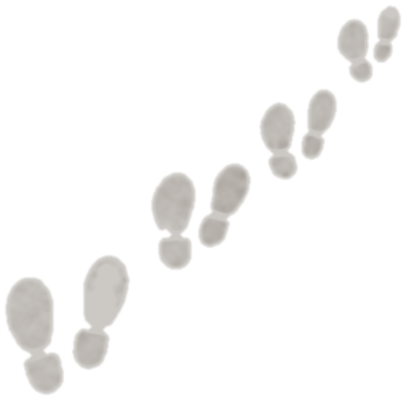
#> input picture new-game-project/assets/ui/evidencias/huellas_betun.png, 406 x 400 px, found by its file name
$ python extraer_ilustraciones.py
#> lines starting #> are read from the running program, lines starting #| are printed output that depends on the picture
"""Extrae las ilustraciones de las evidencias de las imágenes de referencia del propietario.

Uso:  uv run --no-project --with pillow --with numpy --with scipy python tools/extraer_ilustraciones.py

Lee las referencias de `../referencias/evidencias/` (fuera del proyecto de Godot: no se importan ni
se exportan) y escribe PNG con fondo transparente en `assets/ui/evidencias/`. Cada referencia es una
captura de la ficha de evidencia con la ilustración sobre el pergamino; aquí sólo se conserva la
ilustración, sin el papel, los textos ni el marco de la interfaz, que el juego dibuja por su cuenta.

Cómo separa la ilustración del papel:

1. Modela el pergamino que hay debajo del objeto: rellena la zona del objeto con el papel de
   alrededor (relleno piramidal «push-pull»), así conserva manchas y degradados grandes.
2. La opacidad de cada píxel crece con su diferencia de color con ese papel. Lo que apenas difiere
   (la textura y las motas del papel) queda transparente; las sombras y el cristal, semitransparentes;
   el objeto, opaco.
3. El color se despeja de la mezcla (I = a·F + (1 − a)·B), de modo que sobre el pergamino del juego
   la ilustración se ve igual que en la referencia, con su sombra.
4. Si el objeto es macizo (billete, libro, fotografía), los huecos interiores del contorno se
   rellenan para que el papel del juego no se transparente a través de él.

Para la lista de invitados además se borra la zona de los nombres: el juego escribe esa lista con
los datos de `clues.json` (ver `EvidenceGuestList`), porque los nombres de la referencia no casaban
con la historia.

No usa nada descargado de terceros: sólo las referencias del propietario.
"""

import sys
from pathlib import Path

import numpy as np
from PIL import Image
from scipy import ndimage

ROOT = Path(__file__).resolve().parent.parent
REFERENCES = ROOT.parent / "referencias" / "evidencias"
OUTPUT = ROOT / "assets" / "ui" / "evidencias"

# Recuadro de cada ilustración en su referencia (x0, y0, x1, y1), en píxeles de la captura.
# t0/t1: diferencia con el papel a partir de la cual el píxel empieza a verse y es opaco.
# solid: rellenar los huecos del contorno; keep: huecos que deben seguir transparentes (x, y).
# min_area: manchas sueltas más pequeñas que esto se descartan (motas del papel).
# reach: lo tenue (la sombra) sólo se conserva hasta esa distancia del objeto principal (la mayor
# mancha bien marcada); más lejos sólo queda lo bien marcado (gotas, cercos de café). Así las
# manchas del papel de la referencia no se cuelan junto al objeto.
# outline: polígono (x, y) que contiene el objeto, opaco por dentro; a su alrededor, hasta `reach`,
# lo que oscurece el papel es su sombra y se guarda como tinta de sombra. Para objetos del color
# del papel sobre un papel muy manchado (el billete).
# rough: diferencia que marca qué no es papel al modelar el pergamino.
# exclude: rectángulos (x0, y0, x1, y1) de la interfaz que asoman en el recuadro (el final del
# título, su subrayado rojo, letras de la descripción) y nunca forman parte de la ilustración.
ITEMS = {
    "huellas_betun": {
        "ref": "huellas_betun.png", "box": (975, 160, 1425, 590),
        "t0": 7.0, "t1": 46.0, "solid": False, "min_area": 220, "rough": 16.0,
        # Las huellas apenas se distinguen del papel: silueta limpia y tinta uniforme translúcida.
        "flat": {"threshold": 11.0, "ink": (78.0, 66.0, 52.0), "strength": 1.6},
    },
    "foto_clara": {
        "ref": "foto_clara.png", "box": (790, 180, 1450, 805),
        "t0": 9.0, "t1": 34.0, "solid": True, "min_area": 120,
        "exclude": [(780, 296, 886, 326)],
    },
    "lista_invitados": {
        "ref": "lista_invitados.png", "box": (860, 0, 1488, 760),
        "t0": 12.0, "t1": 36.0, "solid": True, "min_area": 160, "reach": 34,
        "exclude": [(850, 140, 938, 172)],
        # Zona de casillas, nombres y renglones (polígono en píxeles de la captura): se borra.
        "erase": [(948, 252), (1408, 282), (1404, 640), (940, 612)],
    },
    "billete_tren": {
        "ref": "billete_tren.png", "box": (815, 250, 1455, 755),
        "t0": 12.0, "t1": 40.0, "solid": True, "min_area": 160, "reach": 18,
        # Polígono que contiene el billete (sin su sombra).
        "outline": [(852, 390), (1402, 296), (1452, 600), (902, 716)],
        "exclude": [(800, 240, 972, 332), (800, 332, 852, 640)],
    },
    "libro_bodega": {
        "ref": "libro_bodega.png", "box": (865, 230, 1425, 805),
        "t0": 9.0, "t1": 34.0, "solid": True, "min_area": 120,
        "exclude": [(850, 296, 954, 326)],
    },
    "llave_reloj": {
        "ref": "llave_reloj.png", "box": (835, 190, 1495, 740),
        "t0": 9.0, "t1": 36.0, "solid": True, "min_area": 150,
        "exclude": [(820, 180, 1002, 308), (820, 308, 884, 560)],
        # El ojo de la llave: ahí se ve el pergamino.
        "keep": [(1335, 295), (1385, 300)],
    },
    "copa_lavada": {
        "ref": "copa_lavada.png", "box": (910, 245, 1485, 775),
        "t0": 7.0, "t1": 40.0, "solid": False, "min_area": 60,
        "exclude": [(895, 230, 995, 302)],
    },
}

MARGIN = 48
# Tinta de las sombras proyectadas (ver `reach`).
SHADOW_INK = np.array([34.0, 22.0, 12.0])


def push_pull(color: np.ndarray, weight: np.ndarray) -> np.ndarray:
    """Rellena lo desconocido (peso 0) con lo conocido de alrededor, a varias escalas."""
    levels = [(color * weight[..., None], weight)]
    while min(levels[-1][1].shape) > 4:
        acc, w = levels[-1]
        h, wd = w.shape
        h2, w2 = h - h % 2, wd - wd % 2
        acc = acc[:h2, :w2]
        w = w[:h2, :w2]
        acc = (acc[0::2, 0::2] + acc[1::2, 0::2] + acc[0::2, 1::2] + acc[1::2, 1::2]) / 4.0
        w = (w[0::2, 0::2] + w[1::2, 0::2] + w[0::2, 1::2] + w[1::2, 1::2]) / 4.0
        levels.append((acc, w))
    acc, w = levels[-1]
    result = acc / np.maximum(w, 1e-6)[..., None]
    # Si en el nivel más grueso aún hay huecos, toman la media de lo conocido.
    mean = (color * weight[..., None]).sum(axis=(0, 1)) / max(weight.sum(), 1e-6)
    result = np.where((w > 1e-6)[..., None], result, mean)
    for acc, w in reversed(levels[:-1]):
        zoom = (w.shape[0] / result.shape[0], w.shape[1] / result.shape[1], 1)
        up = ndimage.zoom(result, zoom, order=1)
        up = _fit(up, w.shape)
        trust = np.clip(w * 2.0, 0.0, 1.0)[..., None]
        own = acc / np.maximum(w, 1e-6)[..., None]
        result = trust * own + (1.0 - trust) * up
    return result


# [9 lines left out: function _fit, not called in this run]


def smooth_paper(color: np.ndarray, known: np.ndarray, sigma: float) -> np.ndarray:
    """Papel suavizado sólo con píxeles conocidos, y relleno donde no hay ninguno."""
    weight = ndimage.gaussian_filter(known.astype(float), sigma)
    acc = np.stack([ndimage.gaussian_filter(color[..., c] * known, sigma) for c in range(3)], axis=-1)
    defined = weight > 0.05
    blurred = acc / np.maximum(weight, 1e-6)[..., None]
    return push_pull(np.where(defined[..., None], blurred, 0.0), defined.astype(float))


def difference(a: np.ndarray, b: np.ndarray) -> np.ndarray:
    return np.sqrt(((a - b) ** 2).sum(axis=-1) / 3.0)


def smoothstep(e0: float, e1: float, x: np.ndarray) -> np.ndarray:
    t = np.clip((x - e0) / (e1 - e0), 0.0, 1.0)
    return t * t * (3.0 - 2.0 * t)


# [25 lines left out: functions polygon_mask, erase_writing, not called in this run]


def flat_ink(image: np.ndarray, paper: np.ndarray, diff: np.ndarray, inner: np.ndarray, cfg: dict) -> tuple:
    """Manchas de tinta tenue (huellas): silueta limpia y una sola tinta, con la opacidad que
    reproduce el tono de la referencia sobre su papel."""
    flat = cfg["flat"]
    shape = (ndimage.gaussian_filter(diff, 1.5) > flat["threshold"]) & inner
    shape = ndimage.binary_opening(shape, iterations=2)
    shape = ndimage.binary_fill_holes(ndimage.binary_closing(shape, iterations=3))
    labels, count = ndimage.label(shape)
    if count:
        areas = ndimage.sum(np.ones(shape.shape), labels, index=np.arange(1, count + 1))
        shape &= ~np.isin(labels, np.where(areas < cfg["min_area"])[0] + 1)
    ink = np.array(flat["ink"])
    amount = ((paper - image) / np.maximum(paper - ink, 1.0)).mean(axis=-1)
    amount = np.clip(ndimage.gaussian_filter(amount, 2.0), 0.18, 0.6)
    inside = ndimage.binary_erosion(shape, iterations=2)
    typical = float(np.median(amount[inside])) if inside.any() else 0.35
    amount = np.where(shape, amount, typical)
    # El papel del juego es algo más claro que el de la referencia: un punto más de tinta.
    amount = np.clip(amount * flat.get("strength", 1.0), 0.0, 0.75)
    alpha = ndimage.gaussian_filter(shape.astype(float), 1.0) * amount
    colour = paper * 0.0 + ink
    # La mezcla final reproduce I = a·tinta + (1 − a)·papel.
    return alpha, alpha[..., None] * colour + (1.0 - alpha[..., None]) * paper


# [26 lines left out: function outline_object, not called in this run]


def extract(item_id: str, cfg: dict) -> None:
    source = np.asarray(Image.open(REFERENCES / cfg["ref"]).convert("RGB")).astype(float)
    h, w, _ = source.shape
    x0, y0, x1, y1 = cfg["box"]
    cx0, cy0 = max(0, x0 - MARGIN), max(0, y0 - MARGIN)
    cx1, cy1 = min(w, x1 + MARGIN), min(h, y1 + MARGIN)
    image = source[cy0:cy1, cx0:cx1].copy()
    shape = image.shape[:2]
    inner = np.zeros(shape, bool)
    inner[y0 - cy0:y1 - cy0, x0 - cx0:x1 - cx0] = True

    if "erase" in cfg:
        zone = polygon_mask(shape, [(x - cx0, y - cy0) for x, y in cfg["erase"]])
        image = erase_writing(image, zone)

    # 1. Papel aproximado: el de fuera del recuadro, extendido hacia dentro.
    paper = push_pull(image, (~inner).astype(float))
    paper = ndimage.gaussian_filter(paper, (6, 6, 0))
    rough = difference(image, paper) > cfg.get("rough", 20.0)
    rough = ndimage.binary_opening(rough, iterations=1)
    rough = ndimage.binary_dilation(rough, iterations=6) & inner
    # 2. Papel fino: el de alrededor del objeto, sin el objeto.
    paper = smooth_paper(image, ~rough, 4.0)
    diff = difference(image, paper)
    if "flat" in cfg:
        alpha, image = flat_ink(image, paper, diff, inner, cfg)
    else:
        alpha = smoothstep(cfg["t0"], cfg["t1"], diff)
        if "reach" in cfg and not cfg.get("outline"):
            strong = ndimage.binary_opening(diff > 48.0, iterations=1) & inner
            labels, count = ndimage.label(strong)
            if count:
                areas = ndimage.sum(np.ones(shape), labels, index=np.arange(1, count + 1))
                main_body = labels == int(np.argmax(areas)) + 1
                main_body = ndimage.binary_fill_holes(ndimage.binary_closing(main_body, iterations=4))
                near = ndimage.gaussian_filter(ndimage.binary_dilation(main_body, iterations=cfg["reach"]).astype(float), 4.0)
                far = smoothstep(30.0, 56.0, diff)
                alpha = alpha * near + far * (1.0 - near)

    # Motas sueltas fuera.
    labels, count = ndimage.label(alpha > 0.12)
    if count:
        areas = ndimage.sum(np.ones(shape), labels, index=np.arange(1, count + 1))
        small = np.isin(labels, np.where(areas < cfg["min_area"])[0] + 1)
        alpha[small] = 0.0

    shadow_weight = None
    if cfg.get("outline"):
        region = polygon_mask(shape, [(x - cx0, y - cy0) for x, y in cfg["outline"]])
        alpha, shadow_weight = outline_object(image, paper, diff, alpha, region, cfg)
    elif cfg.get("solid"):
        # Sólo los huecos del objeto principal: el papel que encierran el objeto, su sombra y
        # unas gotas de café sigue siendo papel.
        body = ndimage.binary_closing(alpha > 0.45, iterations=3)
        labels, count = ndimage.label(body)
        if count:
            areas = ndimage.sum(np.ones(shape), labels, index=np.arange(1, count + 1))
            body = labels == int(np.argmax(areas)) + 1
        filled = ndimage.binary_fill_holes(body)
        holes = filled & ~body
        hole_labels, _ = ndimage.label(holes)
        for kx, ky in cfg.get("keep", []):
            keep_id = hole_labels[ky - cy0, kx - cx0]
            if keep_id:
                filled &= hole_labels != keep_id
        filled = ndimage.binary_erosion(filled, iterations=1)
        alpha = np.maximum(alpha, ndimage.gaussian_filter(filled.astype(float), 0.8))

    # El recuadro corta con un borde suave, nunca seco; lo excluido no se ve.
    keep = ndimage.binary_erosion(inner, iterations=10)
    for ex0, ey0, ex1, ey1 in cfg.get("exclude", []):
        keep[max(0, ey0 - cy0):max(0, ey1 - cy0), max(0, ex0 - cx0):max(0, ex1 - cx0)] = False
    soft = ndimage.gaussian_filter(keep.astype(float), 1.5 if cfg.get("exclude") else 5.0)
    soft = np.minimum(soft, ndimage.gaussian_filter(ndimage.binary_erosion(inner, iterations=10).astype(float), 5.0))
    alpha *= soft

    safe = np.maximum(alpha, 1e-3)[..., None]
    fore = np.clip((image - (1.0 - alpha[..., None]) * paper) / safe, 0.0, 255.0)
    fore = np.where(alpha[..., None] > 0.004, fore, paper)
    if shadow_weight is not None:
        fore = fore * (1.0 - shadow_weight[..., None]) + SHADOW_INK * shadow_weight[..., None]

    ys, xs = np.where(alpha > 0.01)
    pad = 4
    by0, by1 = max(0, ys.min() - pad), min(shape[0], ys.max() + pad + 1)
    bx0, bx1 = max(0, xs.min() - pad), min(shape[1], xs.max() + pad + 1)
    rgba = np.dstack([fore, alpha * 255.0])[by0:by1, bx0:bx1]
    out = Image.fromarray(np.clip(rgba + 0.5, 0, 255).astype(np.uint8), "RGBA")
    OUTPUT.mkdir(parents=True, exist_ok=True)
    path = OUTPUT / f"{item_id}.png"
    out.save(path, optimize=True)
    print(f"{path.name}: {out.width}x{out.height} (desde x={cx0 + bx0}, y={cy0 + by0} de la referencia)")


def main() -> None:
    wanted = sys.argv[1:] or list(ITEMS)
    for item_id in wanted:
        extract(item_id, ITEMS[item_id])
#> in extract, `source = np.asarray(Image.open(REFERENCES / cfg["ref"]).convert("RGB")..`:
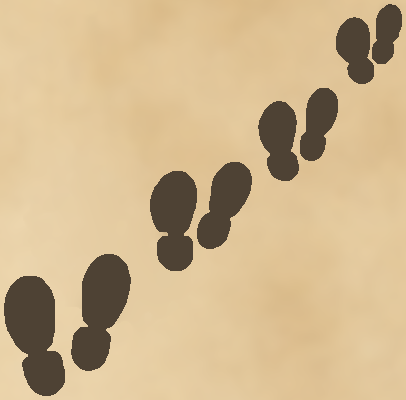
#> source: shape (400, 406, 3) float64; mean R, G, B 205.8, 180.9, 140.7
#> in extract, `image = source[cy0:cy1, cx0:cx1].copy()`: image = empty array
#> in push_pull, `levels = [(color * weight[..., None], weight)]`: levels = [(empty array, empty array)]
#> in push_pull, `acc, w = levels[-1]`: acc = empty array
#> in push_pull, `mean = (color * weight[..., None]).sum(axis=(0, 1)) / max(weight.sum()..`: mean = [0, 0, 0]
#> in extract, `paper = push_pull(image, (~inner).astype(float))`: paper = empty array
#> in flat_ink, `labels, count = ndimage.label(shape)`: count = 0
#> in flat_ink, `amount = ((paper - image) / np.maximum(paper - ink, 1.0)).mean(axis=-1)`: amount = empty array
#> in flat_ink, `typical = float(np.median(amount[inside])) if inside.any() else 0.35`: typical = 0.35
#> in flat_ink, `alpha = ndimage.gaussian_filter(shape.astype(float), 1.0) * amount`: alpha = empty array
#> in extract, `labels, count = ndimage.label(alpha > 0.12)`: count = 0
#> in extract, `safe = np.maximum(alpha, 1e-3)[..., None]`: safe = empty array


if __name__ == "__main__":
#> (the run stopped early here; a loop or call above may not have finished)
